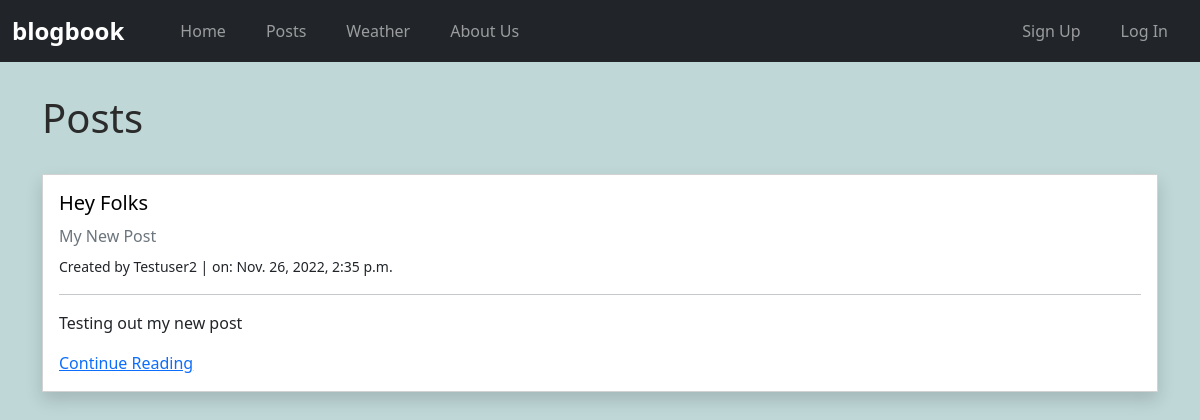
/posts/, run on the app's committed database.
### posts/models.py (models this page shows, shortened)
class Post(models.Model):
    title = models.CharField(max_length=128)
    subtitle = models.CharField(max_length=128)
    body = models.TextField()
    created_on = models.DateTimeField(auto_now_add=True)
    author = models.ForeignKey(
        get_user_model(),
        on_delete=models.CASCADE
    )
    status = models.ForeignKey(
        Status,
        on_delete=models.CASCADE,
        default=2
    )

### posts/views.py (the view)
# urls.py: path('', views.PostListView.as_view(), name='list'),
class PostListView(ListView):
    template_name = "posts/list.html"
    model = Post
    def get_context_data(self, **kwargs):
        context = super().get_context_data(**kwargs)
        status = Status.objects.get(id=1)
        context["post_list"] = Post.objects.filter(
            status=status).order_by("created_on").reverse()
        return context

### templates/posts/list.html (shortened to what this page needs)
{% extends 'base.html' %}
{% load static %}
{% block content %}
<h1>Posts</h1>
{% for post in post_list %}
    <div class="card rounded-0 shadow">
        <div class="card-body">
            <h5 class="card-title mb-3">{{ post.title }}</h5>
            <h6 class="card-subtitle mb-2 text-muted">{{ post.subtitle }}</h6>
            <small>Created by {{ post.author }} | on: {{ post.created_on }}</small>
            <hr>
            <p class="card-text">{{ post.body|truncatechars:500 }}</p>
            <a href="{% url 'detail' post.id %}" class="card-link">Continue Reading</a>
        </div>
    </div>
    <br>
{% endfor %}
{% endblock content %}

### static/css/base.css (style rules this page uses)
body { background-color: rgb(191, 215, 215); }
h1 { margin: 2rem 0; color: rgb(43, 43, 43); }
h5 { color: rgb(0, 0, 0); }

### data on the page
Post: title "Hey Folks", subtitle "My New Post", author "Testuser2", created_on "Nov. 26, 2022, 2:35 p.m.", body "Testing out my new post"
